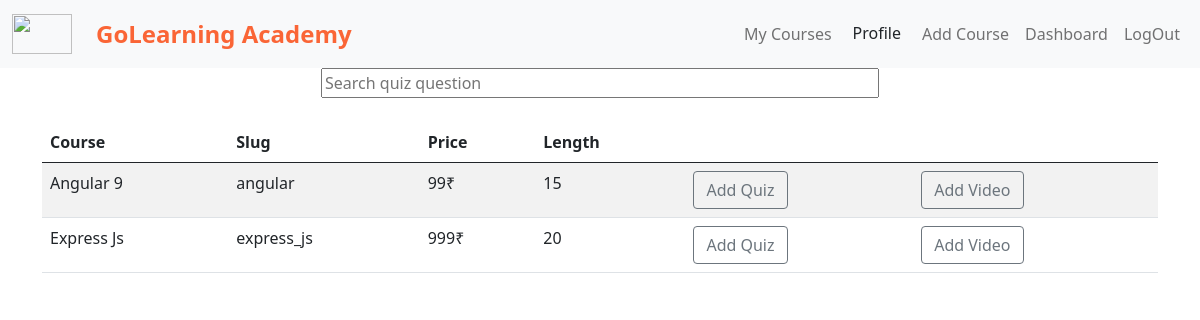
The page /teacher/course_details (signed in) on the database its author committed.
### courses/models.py (models this page shows, shortened)
class Course(models.Model):
    owner = models.ForeignKey(User, null=False, on_delete=CASCADE)
    name = models.CharField(max_length=50, null=False)
    slug = models.CharField(max_length=50, null=False, unique=True)
    description = models.TextField()
    price = models.IntegerField(null=False)
    discount = models.IntegerField(null=False, default=0)
    active = models.BooleanField(default=False)
    thumbnail = models.CharField(max_length=250, null=False)
    date = models.DateTimeField(auto_now_add=True)
    resource = models.CharField(max_length=250, null=False)
    length = models.IntegerField(null=False)

### teacher/views.py (the view)
# urls.py: path('course_details', views.course_details, name="course_details"),
def course_details(request):
    user = request.user
    courses = Course.objects.filter(owner=user)
    context = {
        'courses': courses
    }
    return render(request, 'teacher/course_details.html', context=context)

### templates/teacher/course_details.html (shortened to what this page needs)
{% extends 'base.html' %}
{% block content %}
<div class="container">
    <div class="text-center ">
        <input type="text" placeholder="Search quiz question" id="input" onkeyup="myFunction()"
            title="Search with course" style="width: 50%;">
    </div>
    <table class="table table-striped mt-4" id="table">
        <thead>
            <tr>
                <th>Course</th>
                <th>Slug</th>
                <th>Price</th>
                <th>Length</th>
                <th></th>
                <th></th>
            </tr>
        </thead>
        <tbody>
            {% for course in courses %}
            <tr>
                <td>{{course.name}}</td>
                <td>{{course.slug}}</td>
                <td>{{course.price}}₹</td>
                <td>{{course.length}}</td>
                <td><a class="btn btn-outline-secondary" href="{% url 'add_question' course.slug %}">Add
                        Quiz</a> </td>
                <td><a class="btn btn-outline-secondary" href="{% url 'add_video' course.slug %}">Add
                        Video</a> </td>
            </tr>
            {% endfor %}
        </tbody>
    </table>
</div>
{% endblock %}

### rows shown on the page
Course: name "Angular 9", slug "angular", price "99", length "15"
Course: name "Express Js", slug "express_js", price "999", length "20"
